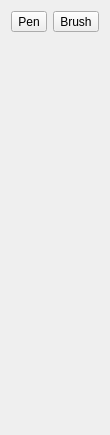
<?xml version="1.0" encoding="UTF-8"?>
<ui version="4.0">
 <class>ToolbarWidget</class>
 <widget class="QWidget" name="ToolbarWidget">
  <property name="geometry">
   <rect>
    <x>0</x>
    <y>0</y>
    <width>103</width>
    <height>435</height>
   </rect>
  </property>
  <property name="windowTitle">
   <string>Form</string>
  </property>
  <layout class="QVBoxLayout" name="verticalLayout">
   <item>
    <layout class="QGridLayout" name="gridLayout_2">
     <item row="0" column="2">
      <widget class="QToolButton" name="toolButton_2">
       <property name="text">
        <string>Brush</string>
       </property>
      </widget>
     </item>
     <item row="0" column="1">
      <widget class="QToolButton" name="penButton">
       <property name="text">
        <string>Pen</string>
       </property>
      </widget>
     </item>
     <item row="0" column="3">
      <spacer name="horizontalSpacer">
       <property name="orientation">
        <enum>Qt::Horizontal</enum>
       </property>
       <property name="sizeHint" stdset="0">
        <size>
         <width>0</width>
         <height>20</height>
        </size>
       </property>
      </spacer>
     </item>
    </layout>
   </item>
   <item>
    <spacer name="verticalSpacer">
     <property name="orientation">
      <enum>Qt::Vertical</enum>
     </property>
     <property name="sizeHint" stdset="0">
      <size>
       <width>20</width>
       <height>40</height>
      </size>
     </property>
    </spacer>
   </item>
  </layout>
 </widget>
 <resources/>
 <connections/>
</ui>
